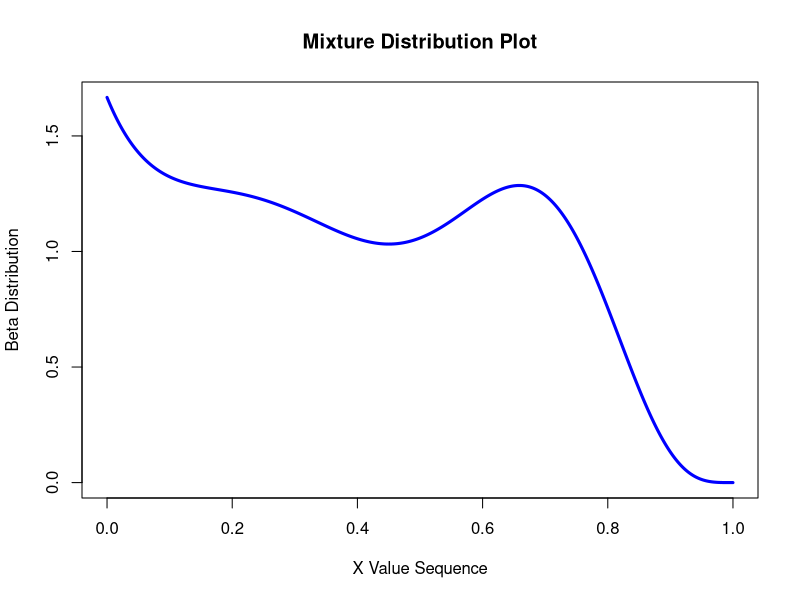
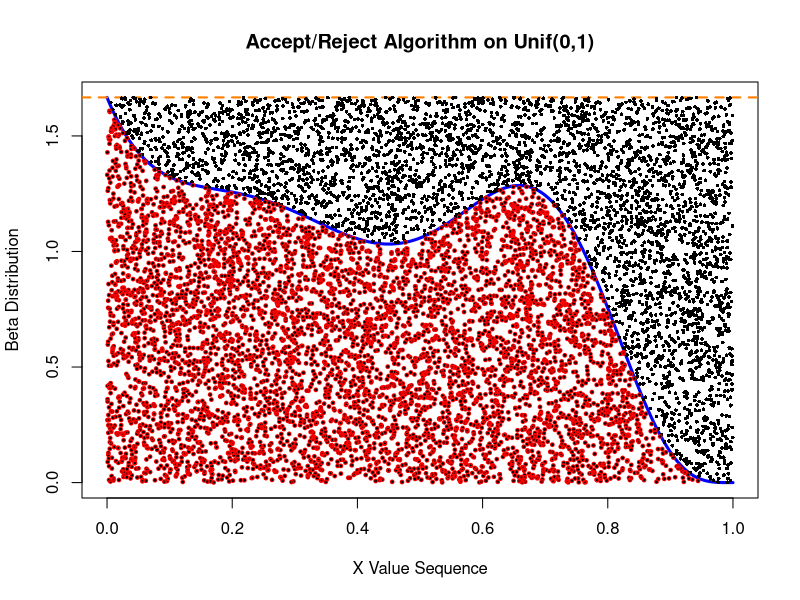
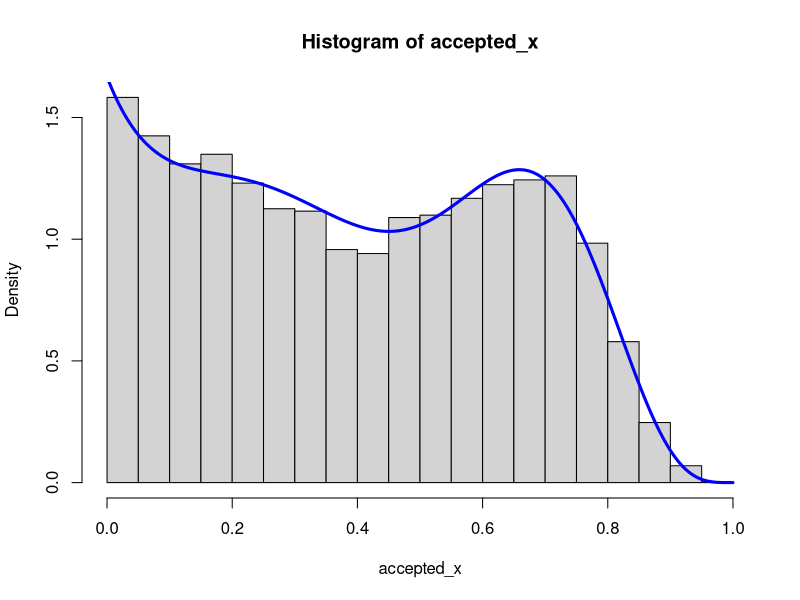
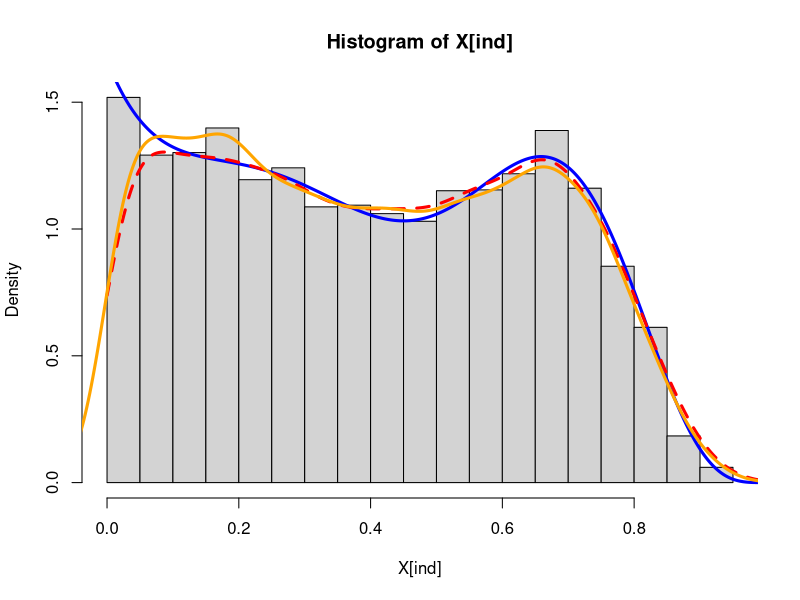

The R script that drew these images, in order:
setwd(getwd())

# Set the Seed to 1234
set.seed(1234)

# Plot the mixture distribution
x <- seq(0, 1,length=1000)
fx <- 1/3*dbeta(x,1,5) + 1/3*dbeta(x,3,5) + 1/3*dbeta(x,10,5)

f_x <- function(x) {
  new_x = 1/3*dbeta(x,1,5) + 1/3*dbeta(x,3,5) + 1/3*dbeta(x,10,5)
}

par(mfrow=c(1,1))
plot(x,fx,type="l",col="blue",lwd = 3,main = "Mixture Distribution Plot",
     xlab = "X Value Sequence", ylab = "Beta Distribution")

par(mfrow=c(1,1))
plot(x,fx,type="l",col="blue",lwd = 3, main = "Accept/Reject Algorithm on Unif(0,1)",
     xlab = "X Value Sequence", ylab = "Beta Distribution")

# K occurs at where the uniform distribution is maximum, this is to ensure
# that we have the tightest distribution and not reject excessive values.
# It can be seen that the highest point in the distribution occurs at x = 0
# therefore K is as follows

K <- 1/3*dbeta(0,1,5) + 1/3*dbeta(0,3,5) + 1/3*dbeta(0,10,5)
K
# Plot K as a straight line
abline(a = K, b = 0,col="darkorange1",lty=2,lwd = 2)

# Simulate 10,000 values in a Uniform Distribution
N <- 10000
X <- runif(N)
U <- runif(N, 0, f_x(0))

points(X,U, pch=16, cex=0.5)

accepted_x <- c()
for(i in 1:N){
  x_test <- runif(1,0,1)
  acceptance <- f_x(x_test) / (K)
  u <- runif(1,0,1)
  if(u < acceptance){
    accepted_x <- c(accepted_x,x_test)
  }
}

ind=(U < f_x(X))
points(X[ind],U[ind], cex=0.5, col="red")
par(mfrow=c(1,1))
hist(accepted_x,probability=T)
lines(x,fx,type="l",col="blue",lwd = 3)
# points(X[ind],U[ind], cex=0.5, col="red")

# The Observed acceptance rate is 
sum(ind==T)/N

# Theoretical Acceptance Rate is 1/K
1/K


# Importance Sampling Algorithm

ind=(U < f_x(X))
mean(X[ind])

w=f_x(X)/dunif(X)
W=w/sum(w) 

par(mfrow=c(1,1))
hist(X[ind],probability=T)
lines(x,fx,type="l",col="blue",lwd = 3)
d=density(X,weights=W,from=0,to=1)
lines(d,col="red",lwd=3,lty=2)

X_IS <- sample(X,size=N,prob=W,replace=T)
lines(density(X_IS),col="orange",lwd=3)
quantile(X_IS,probs=c(0.25,0.50,0.75))

